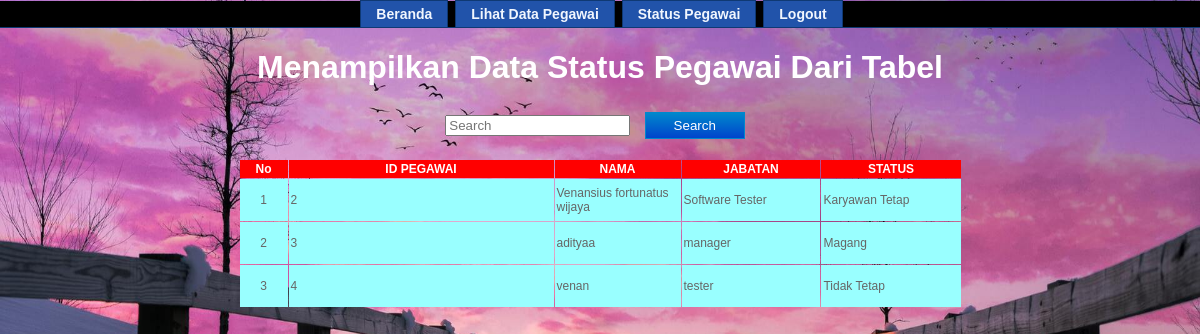
The page /status.php on the database its author committed.
### tables this page shows
CREATE TABLE `statuskaryawan` (
  `idpegawai` int(11) NOT NULL,
  `nama` varchar(255) NOT NULL,
  `jabatan` varchar(255) NOT NULL,
  `statuspegawai` varchar(255) NOT NULL
);

### status.php (the view, shortened to what this page needs)
<?php
include('koneksi.php');
?>
<html>
<head>
    <link rel="stylesheet" href="style.css" type="text/css" />
</head>
<body>
    <div id="navcontainer">
        <ul id="navlist">
            <li><a href="home_pegawai.php">Beranda</a></li>
            <li><a href="lihatdatapegawai(pegawai).php">Lihat Data Pegawai</a></li>
            <li><a href="status.php">Status Pegawai</a></li>
            <li><a href="logout.php?page=logout">Logout</a>
        </ul>
    </div>
    <div align="center">
        <h1 align="center" class="style4" style="color: white; ">Menampilkan Data Status Pegawai Dari Tabel</h1>
        <form method="post" action="caristatus(pegawai).php">
                                <input class="form-control" style="color: white; "type="text" name="Search" placeholder="Search">
                                <input class="form-control1" style="color: white;" type="submit" name="submit" value="Search">
                            </form>
        <table width="723" height="73" bordercolor="#000000" cellpadding="2" cellspacing="1" border="0">
            <tr>
                <td width="33" bgcolor="#FF0000">
                    <div align="center" class="style3">
                        <div align="center">No</div>
                    </div>
                </td>
                <td width="200" bgcolor="#FF0000">
                    <div align="center" class="style3">ID PEGAWAI</div>
                </td>
                <td width="93" bgcolor="#FF0000">
                    <div align="center" class="style3">NAMA</div>
                </td>
                <td width="103" bgcolor="#FF0000">
                    <div align="center" class="style3">JABATAN</div>
                </td>
                <td width="103" bgcolor="#FF0000">
                    <div align="center" class="style3">STATUS</div>
                </td>
            </tr>
            <?php
      $query = "SELECT * FROM statuskaryawan ORDER BY idpegawai ASC";
      $result = mysqli_query($db, $query);
      $no = 1;
      while($data = mysqli_fetch_assoc($result))
      {
      ?> <tr>
                <td height="42" bgcolor="#99FFFF">
                    <div align="center" class="style7"><?php echo $no++; ?></div>
                </td>
                <td align="left" bgcolor="#99FFFF">
                    <div align="left" class="style7"><?php echo $data['idpegawai']; ?></div>
                </td>
                <td bgcolor="#99FFFF">
                    <div align="left" class="style7"><?php echo $data['nama']; ?></div>
                </td>
                <td bgcolor="#99FFFF">
                    <div align="left" class="style7"><?php echo $data['jabatan']; ?></div>
                </td>
                <td bgcolor="#99FFFF">
                    <div align="left" class="style7"><?php echo $data['statuspegawai']; ?></div>
                </td>
            </tr>
            <?php  } ?>
        </table>
</body>
</html>

### style.css (style rules this page uses)
body { text-align: center; margin-top:0px; margin-bottom:0px; color:#666666; background-color: #0000FF; }
.style4 { color: #0000FF; font: Arial, Helvetica, sans-serif; font-weight: bold; }
A:link { COLOR: #0000FF; text-decoration: none; }
#navlist { margin-top:1px; margin-bottom:0px; text-align:center; padding: 5px 0; margin-left: 0; border-bottom: 1px solid #0F3974; font: bold 14px Verdana, sans-serif; }
#navlist li { list-style: none; margin: 0; display: inline; }
#navlist li a { color: #F1F6FE; padding: 5px 15px; margin-left: 3px; border: 1px solid #0F3974; border-bottom: none; background: #2153AA url('../img/tab_bg.gif') bottom left repeat-x; text-decoration: none; }
#navlist li a:link { color: #F1F6FE; }
input[type=submit], input[type=reset] { background: linear-gradient(to bottom, #FFFFFF, #E6E6E6); border: 1px solid #999; margin: 4px 10px; padding: 5px; width: 100px; }
input[type=submit] { background: linear-gradient(to bottom, #0088CC, #0044CC); border: 1px solid #0088CC; color: #FFF; }

### status.php (style rules this page uses)
body { font-family: sans-serif; background-image: url('gambar/status.jpg'); background-repeat: no-repeat; background-position: center; background-size: 100% 100%; background-attachment: fixed; margin: 0; margin-top: 0; margin-bottom: 0; }
#navlist { background-color: black; }
.style3 { color: #FFFFFF; font-family: Arial, Helvetica, sans-serif; font-size: 12; font-weight: bold; }
.style7 { font-family: Arial, Helvetica, sans-serif; font-size: 12px; }

### rows shown on the page
statuskaryawan: idpegawai "2", nama "Venansius fortunatus wijaya", jabatan "Software Tester", statuspegawai "Karyawan Tetap"
statuskaryawan: idpegawai "3", nama "adityaa", jabatan "manager", statuspegawai "Magang"
statuskaryawan: idpegawai "4", nama "venan", jabatan "tester", statuspegawai "Tidak Tetap"
